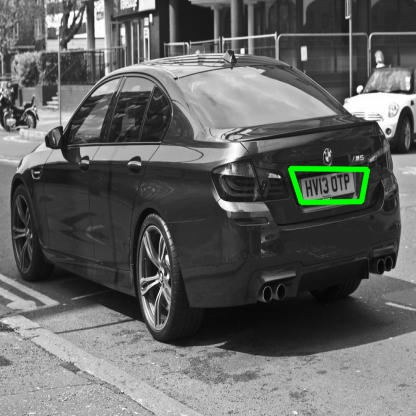
#> input picture result_location_mat1.jpg, 416 x 416 px, given as the content of the folder query, which was not available
$ python siftrunsac.py
#> lines starting #> are read from the running program, lines starting #| are printed output that depends on the picture; after the words box and inside, x2 and y2 are one past the last pixel; in counts of white or black regions, pixels touching at a corner belong together; pictures that were not available may be replaced by others from this repository, and a replacement may not be noted
import cv2
import os

# ─────────────────────────────────────────────────────────────
# CONFIG
# ─────────────────────────────────────────────────────────────
QUERY_DIR = "query"
TRAIN_DIR = "License Plates"
OUT_DIR   = "results"

LOWE_RATIO = 0.75
MIN_MATCH_COUNT = 4  # pour afficher "AUTHORIZED" vs "NOT AUTHORIZED"

# ─────────────────────────────────────────────────────────────
# INIT
# ─────────────────────────────────────────────────────────────
os.makedirs(OUT_DIR, exist_ok=True)

sift = cv2.SIFT_create()
bf = cv2.BFMatcher(cv2.NORM_L2, crossCheck=False)

results = []

# Parcours des images query
for query_filename in sorted(os.listdir(QUERY_DIR)):
    query_path = os.path.join(QUERY_DIR, query_filename)
    query_img = cv2.imread(query_path)
#> query_img is the input picture: shape (416, 416, 3); mean B, G, R 98.7, 100.3, 98.7

    if query_img is None:
        continue

    gray_query = cv2.cvtColor(query_img, cv2.COLOR_BGR2GRAY)
    kp_query, desc_query = sift.detectAndCompute(gray_query, None)
#> kp_query = 1257 keypoints; strongest (x, y, size): (359, 88, 3.7), (151, 15, 2.1), (242, 50, 3.1), (227, 206, 7.9)

    if desc_query is None or len(kp_query) == 0:
        print(f"[SKIP] {query_filename} (no descriptors)")
        continue

    best_matches = []
    best_img = None
    best_kp_train = None
    best_filename = None

    # Parcours du dataset train
    for filename in sorted(os.listdir(TRAIN_DIR)):
        train_path = os.path.join(TRAIN_DIR, filename)
        train_img = cv2.imread(train_path)

        if train_img is None:
            continue

        gray_train = cv2.cvtColor(train_img, cv2.COLOR_BGR2GRAY)
        kp_train, desc_train = sift.detectAndCompute(gray_train, None)
#> kp_train has the same summary as kp_query

        if desc_train is None or len(kp_train) == 0:
            continue

        # KNN matching (k=2)
        raw_matches = bf.knnMatch(desc_query, desc_train, k=2)
#> raw_matches = 1257 matches

        good = []
        for pair in raw_matches:
            if len(pair) < 2:
                continue
            m, n = pair
            if m.distance < LOWE_RATIO * n.distance:
                good.append(m)  # on stocke directement m (pas [m])
#> after the loop, good = 1257 matches

        # garde le meilleur train
        if len(good) > len(best_matches):
            best_matches = good
#> best_matches = 1257 matches
            best_img = train_img
            best_kp_train = kp_train
#> best_kp_train has the same summary as kp_query
            best_filename = filename

    if best_img is None:
        print(f"[{query_filename}] No match found.")
        continue

    verdict = "AUTHORIZED" if len(best_matches) >= MIN_MATCH_COUNT else "NOT AUTHORIZED"
#> verdict = 'AUTHORIZED'

    # drawMatchesKnn attend une liste de listes => [[m], [m], ...]
    best_matches_knn = [[m] for m in best_matches]
#> best_matches_knn = 1257 matches

    img_match = cv2.drawMatchesKnn(
        query_img, kp_query,
        best_img, best_kp_train,
        best_matches_knn, None,
        flags=cv2.DrawMatchesFlags_NOT_DRAW_SINGLE_POINTS
    )
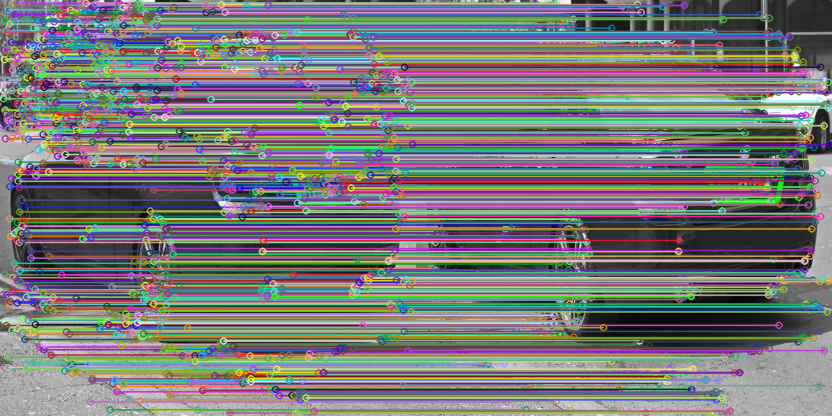
#> img_match: shape (416, 832, 3); mean B, G, R 119.9, 120.6, 120.1

    # Ajout du texte sur l'image
    title = f"{query_filename} | {verdict} | best={best_filename} | good={len(best_matches)}"
    cv2.putText(img_match, title, (10, 30),
                cv2.FONT_HERSHEY_SIMPLEX, 0.8, (0, 255, 255), 2)
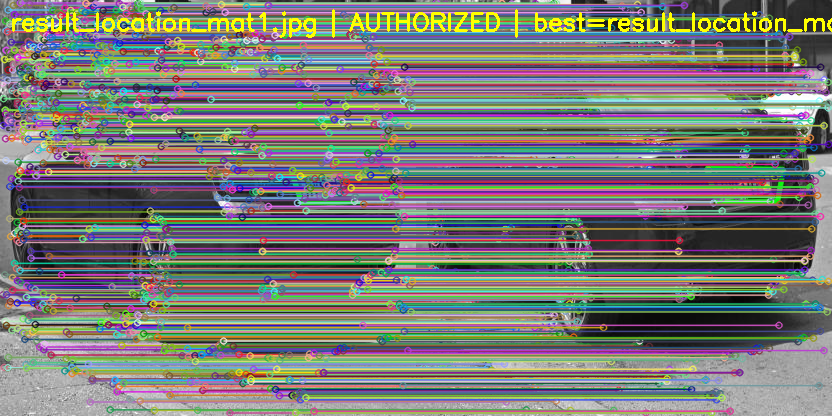
#> img_match: shape (416, 832, 3); 1.57% of pixels changed, all inside (x1, y1, x2, y2) = (12, 9, 832, 38)

    results.append((query_filename, img_match))

    print(f"[{query_filename}] best match -> {best_filename} | good matches = {len(best_matches)} | {verdict}")
#| [result_location_mat1.jpg] best match -> result_location_mat1.jpg | good matches = 1257 | AUTHORIZED

# Affichage + sauvegarde
for query_filename, img in results:
    win_name = f"Match: {query_filename}"
    cv2.imshow(win_name, img)

    base = os.path.splitext(query_filename)[0]
    save_name = os.path.join(OUT_DIR, f"result_{base}.jpg")
    cv2.imwrite(save_name, img)
    print(f"Saved: {save_name}")
#> this loop made 1 pass
#| Saved: results/result_result_location_mat1.jpg

cv2.waitKey(0)

cv2.destroyAllWindows()

$ run again, on result_match_mat1.jpg
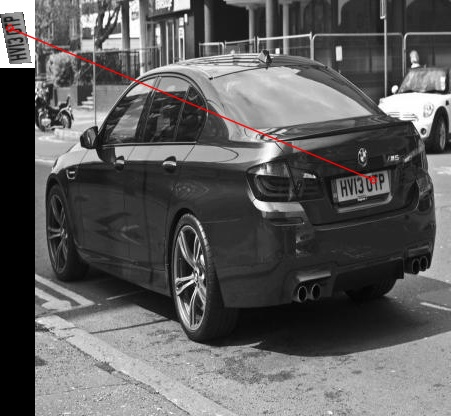
#> input picture result_match_mat1.jpg, 451 x 416 px, given as the content of the folder query, which was not available
#> query_img is the input picture: shape (416, 451, 3); mean B, G, R 93.2, 93.2, 94
#> kp_query = 1325 keypoints; strongest (x, y, size): (394, 88, 3.7), (186, 15, 2.1), (262, 206, 7.9), (277, 50, 3.1)
#> kp_train has the same summary as kp_query
#> raw_matches = 1325 matches
#> best_kp_train has the same summary as kp_query
#> verdict = 'AUTHORIZED'
#> best_matches_knn = 1325 matches
#> `img_match = cv2.drawMatchesKnn( query_img, kp_query, best_img, best_kp..`:
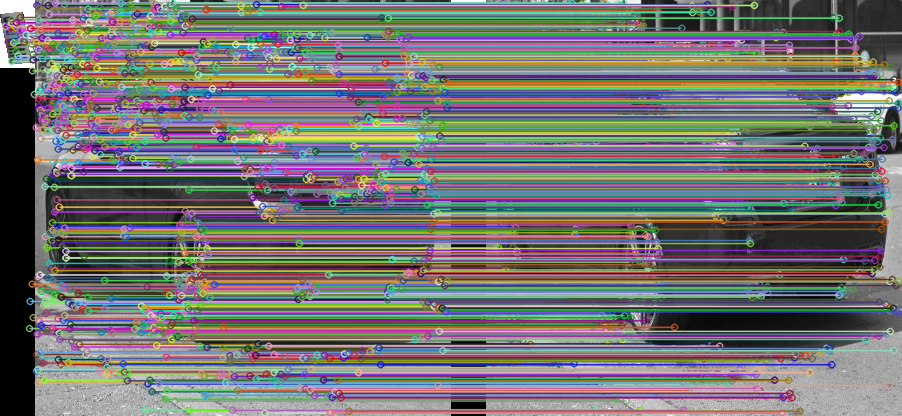
#> img_match: shape (416, 902, 3); mean B, G, R 112.9, 114.9, 115.6
#> `cv2.putText(img_match, title, (10, 30), cv2.FONT_HERSHEY_SIMPLEX, 0.8,..`:
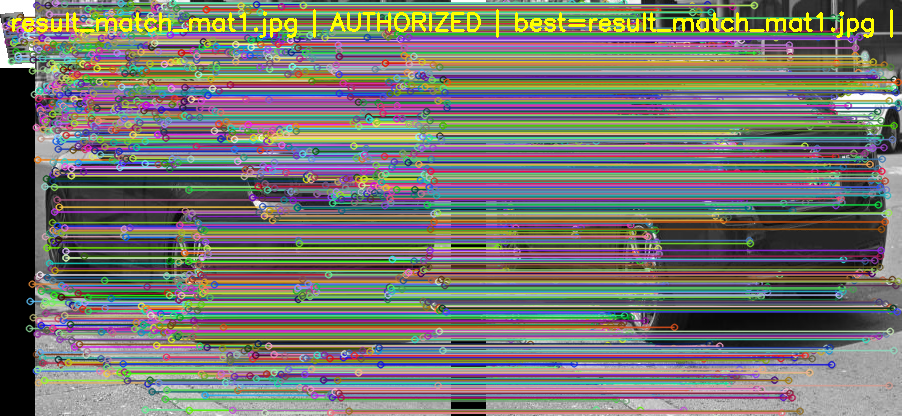
#> img_match: shape (416, 902, 3); 1.55% of pixels changed, all inside (x1, y1, x2, y2) = (12, 9, 893, 38)
#| [result_match_mat1.jpg] best match -> result_match_mat1.jpg | good matches = 1325 | AUTHORIZED
#> the loop `for query_filename, img in results:` made 1 pass
#> (printed output is left out)

$ run again, on result_match_mat2.jpg
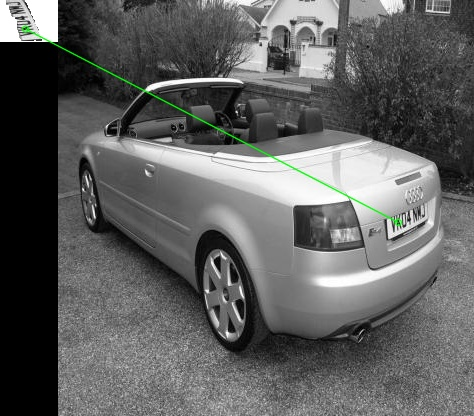
#> input picture result_match_mat2.jpg, 474 x 416 px, given as the content of the folder query, which was not available
#> query_img is the input picture: shape (416, 474, 3); mean B, G, R 95.4, 96.1, 95.4
#> kp_query = 820 keypoints; strongest (x, y, size): (47, 29, 17.9), (404, 226, 2), (29, 22, 2), (409, 220, 2.4)
#> kp_train has the same summary as kp_query
#> raw_matches = 820 matches
#> best_kp_train has the same summary as kp_query
#> verdict = 'AUTHORIZED'
#> best_matches_knn = 820 matches
#> `img_match = cv2.drawMatchesKnn( query_img, kp_query, best_img, best_kp..`:
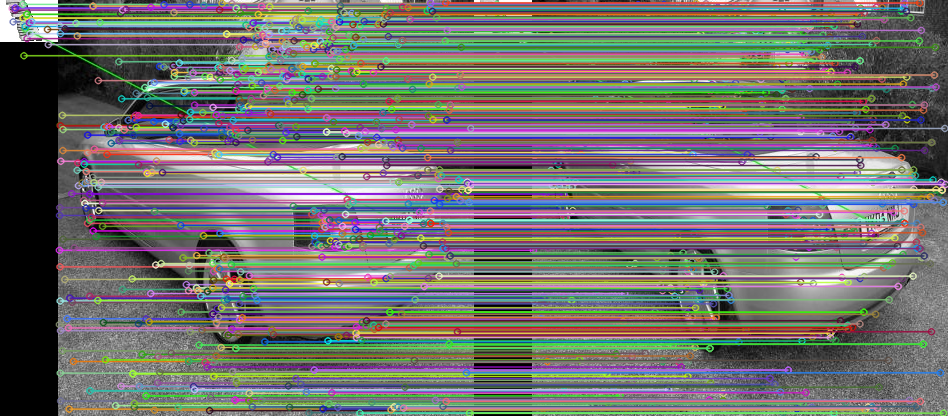
#> img_match: shape (416, 948, 3); mean B, G, R 110, 113.2, 114.2
#> `cv2.putText(img_match, title, (10, 30), cv2.FONT_HERSHEY_SIMPLEX, 0.8,..`:
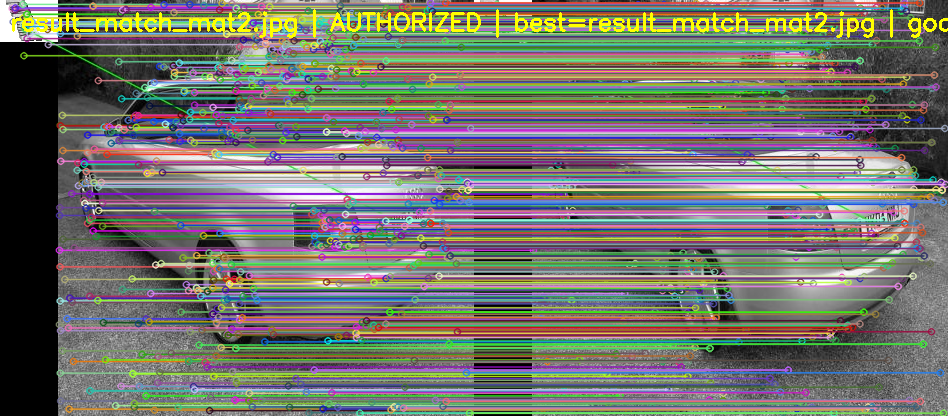
#> img_match: shape (416, 948, 3); 1.59% of pixels changed, all inside (x1, y1, x2, y2) = (12, 9, 948, 38)
#| [result_match_mat2.jpg] best match -> result_match_mat2.jpg | good matches = 820 | AUTHORIZED
#> the loop `for query_filename, img in results:` made 1 pass
#> (printed output is left out)

$ run again, on result_match_mat3.jpg
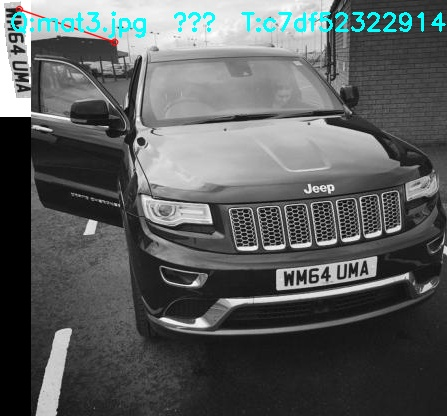
#> input picture result_match_mat3.jpg, 447 x 416 px, given as the content of the folder query, which was not available
#> query_img is the input picture: shape (416, 447, 3); mean B, G, R 93.4, 93.4, 89.9
#> `gray_query = cv2.cvtColor(query_img, cv2.COLOR_BGR2GRAY)`:
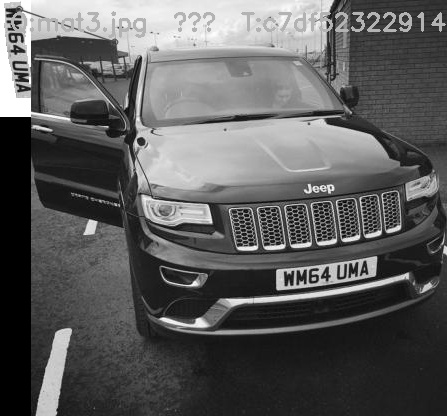
#> gray_query: shape (416, 447); min 0, max 255, mean 92.3
#> kp_query = 1029 keypoints; strongest (x, y, size): (27, 81, 2), (22, 40, 2.5), (9, 22, 2.3), (195, 284, 4.6)
#> kp_train has the same summary as kp_query
#> raw_matches = 1029 matches
#> best_kp_train has the same summary as kp_query
#> verdict = 'AUTHORIZED'
#> best_matches_knn = 1029 matches
#> `cv2.putText(img_match, title, (10, 30), cv2.FONT_HERSHEY_SIMPLEX, 0.8,..`:
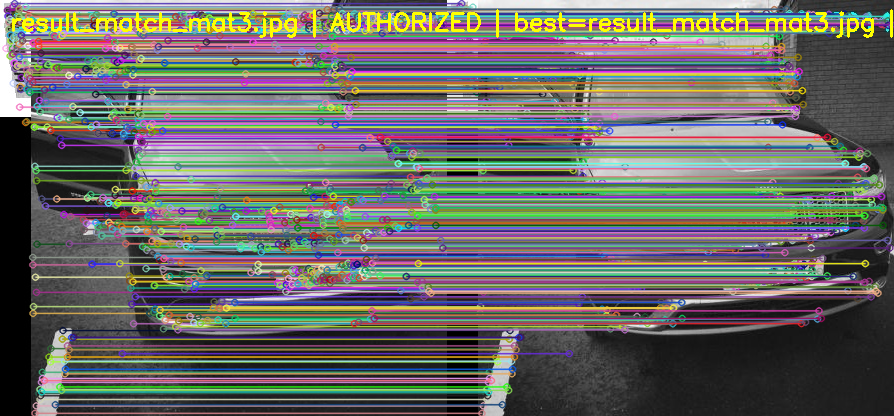
#> img_match: shape (416, 894, 3); mean B, G, R 103.1, 106.5, 107.5
#| [result_match_mat3.jpg] best match -> result_match_mat3.jpg | good matches = 1029 | AUTHORIZED
#> the loop `for query_filename, img in results:` made 1 pass
#> (printed output is left out)
